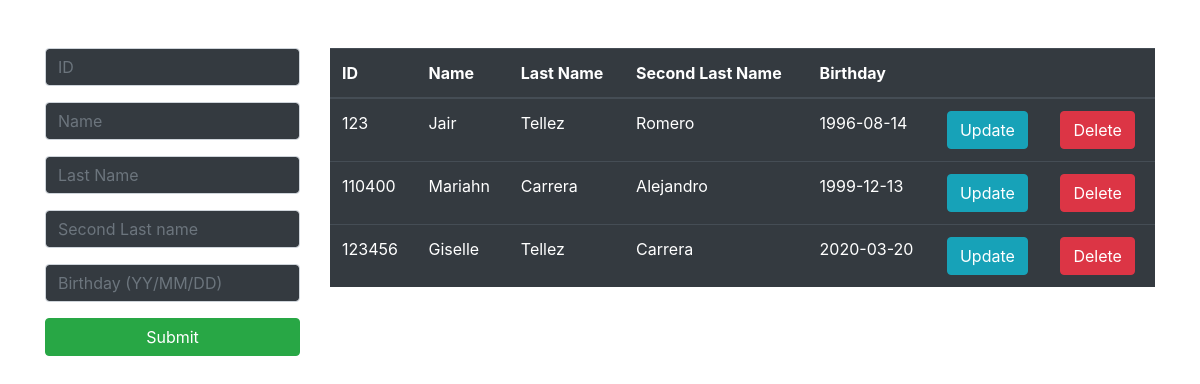
The page /Crud-PHP/index.php on the database its author committed.
### tables this page shows
CREATE TABLE `alumnos` (
  `id` int(15) NOT NULL,
  `namep` varchar(50) NOT NULL,
  `lastName` varchar(50) NOT NULL,
  `secondLastName` varchar(50) NOT NULL,
  `datet` date NOT NULL
);

### Crud-PHP/index.php (the view, shortened to what this page needs)
<?php
$con = conectar();
$sql = "SELECT * FROM alumnos";
$query = mysqli_query($con, $sql);
?>
<!DOCTYPE html>
<html lang="es">
<head>
    <link rel="stylesheet" href="https://stackpath.bootstrapcdn.com/bootstrap/4.4.1/css/bootstrap.min.css">
</head>
<body>
    <div class="container mt-5">
        <div class="row">
            <div class="col-md-3">
                <form action="insert.php" method="POST">
                    <input type="text" name="id" placeholder="ID" class="form-control mb-3 bg-dark text-light">
                    <input type="text" name="namep" placeholder="Name" class="form-control mb-3 bg-dark text-light">
                    <input type="text" name="lastName" placeholder="Last Name" class="form-control mb-3 bg-dark text-light">
                    <input type="text" name="secondLastName" placeholder="Second Last name" class="form-control mb-3 bg-dark text-light">
                    <input type="text" name="datet" placeholder="Birthday (YY/MM/DD)" class="form-control mb-3 bg-dark text-light">
                    <input type="submit" class="btn btn-success btn-block">
                </form>
            </div>
            <div class="col-md-9">
                <table class="table table-dark">
                    <thead>
                        <tr>
                            <th scope="col">ID</th>
                            <th scope="col">Name</th>
                            <th scope="col">Last Name</th>
                            <th scope="col">Second Last Name</th>
                            <th scope="col">Birthday</th>
                            <th></th>
                            <th></th>
                        </tr>
                    </thead>
                <tbody>
                   <?php
                        while($array = mysqli_fetch_array($query)) {
                   ?>
                   <tr>
                       <td><?php echo $array['id'] ?></td>
                       <td><?php echo $array['namep'] ?></td>
                       <td><?php echo $array['lastName'] ?></td>
                       <td><?php echo $array['secondLastName'] ?></td>
                       <td><?php echo $array['datet'] ?></td>
                       <td> <a href="update.php?id=<?php echo $array['id'] ?>" class="btn btn-info">Update</a> </td>
                       <td> <a href="delete.php?id=<?php echo $array['id'] ?>" class="btn btn-danger">Delete</a> </td>
                   </tr>
                   <?php
                        }
                   ?>
                </tbody>
                </table>
            </div>
        </div>
    </div>
</body>
</html>

### rows shown on the page
alumnos: id "123", namep "Jair", lastName "Tellez", secondLastName "Romero", datet "1996-08-14"
alumnos: id "110400", namep "Mariahn", lastName "Carrera", secondLastName "Alejandro", datet "1999-12-13"
alumnos: id "123456", namep "Giselle", lastName "Tellez", secondLastName "Carrera", datet "2020-03-20"
